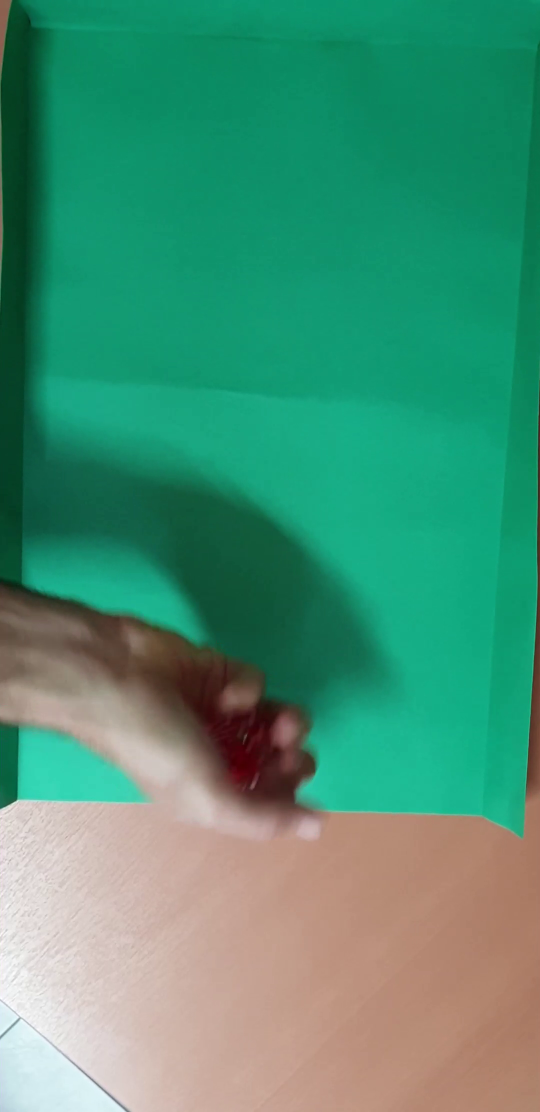
#> input picture frame 14 of tp3/videos/tirada_1.mp4, 1080 x 2224 px (shown at 1/2 size)
$ python conteo_dados_pasada_multiple.py
#> lines starting #> are read from the running program, lines starting #| are printed output that depends on the picture; after the words box and inside, x2 and y2 are one past the last pixel; in counts of white or black regions, pixels touching at a corner belong together
#> in procesar_video, frame is the input picture: shape (2224, 1080, 3); mean B, G, R 116.6, 145.4, 73.4
"""
TP3 - Cinco dados
Procesamiento de Imagenes I - TUIA / UNR

Versión con cambios mínimos:
  PASADA 1 - Detecta intervalo de reposo.
  PASADA 2 - Cuenta valores durante todo el reposo, pero NO dibuja.
  PASADA 3 - Dibuja solamente los valores finales consolidados por moda.

Objetivo:
  Evitar que aparezcan etiquetas incorrectas en frames intermedios.
"""

import cv2
import numpy as np
from collections import Counter


# ---------------------------------------------------------------------------
# CONFIGURACIÓN  velocidades
#  ---------------------------------------------------------------------------

FACTOR_LENTO = 2.5
# 1.0 = velocidad original
# 2.0 = video dura el doble
# 2.5 = más lento
# 3.0 = todavía más lento


# ---------------------------------------------------------------------------
# SEGMENTACION
# ---------------------------------------------------------------------------
def segmentar_cartulina(frame):
    """Otsu sobre el canal 'a' de LAB. Verde (a bajo) -> blanco. Devuelve mascara."""
    lab = cv2.cvtColor(frame, cv2.COLOR_BGR2LAB)
#> lab: shape (2224, 1080, 3); mean of channels 0, 1, 2 144.1, 104.6, 139.2
    a = cv2.split(lab)[1]
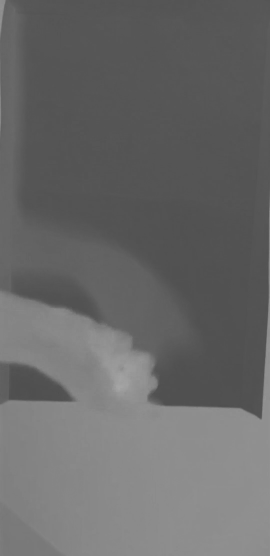
#> a: shape (2224, 1080) (shown at 1/4 size); min 78, max 166, mean 104.6
    _, mask_verde = cv2.threshold(a, 0, 255, cv2.THRESH_BINARY_INV + cv2.THRESH_OTSU)
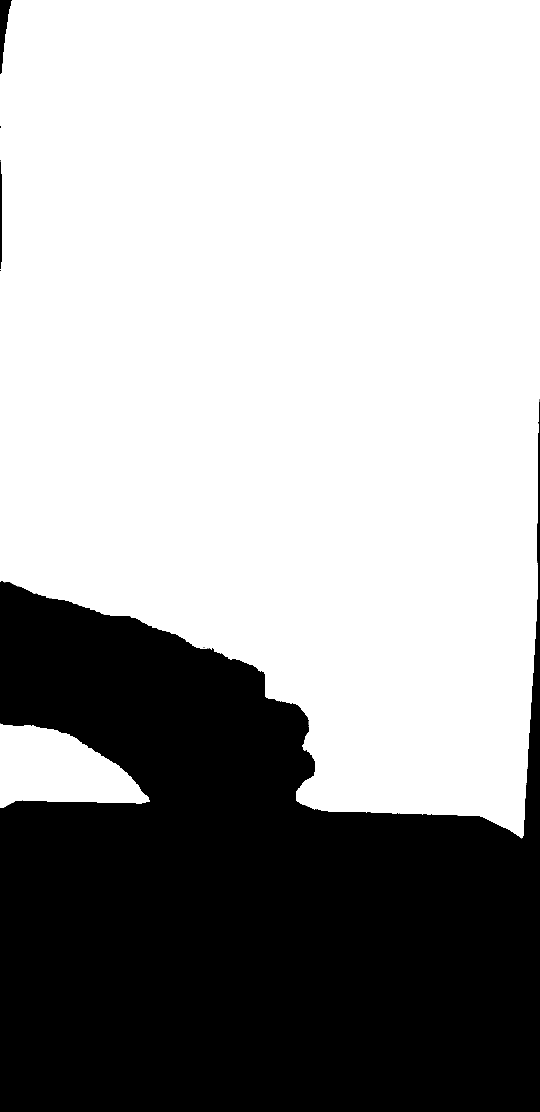
#> mask_verde: shape (2224, 1080) (shown at 1/2 size); 65% white; 12 black regions (9 under 20 px), largest, box (x1, y1, x2, y2) and area: (0, 798, 1080, 2224) 837670, (0, 0, 24, 148) 1682, (0, 320, 4, 538) 785
    return mask_verde


def obtener_roi(mask_verde):
    """ROI = componente blanca mas grande (la cartulina), excluyendo el fondo."""
    num, labels, stats, _ = cv2.connectedComponentsWithStats(mask_verde)
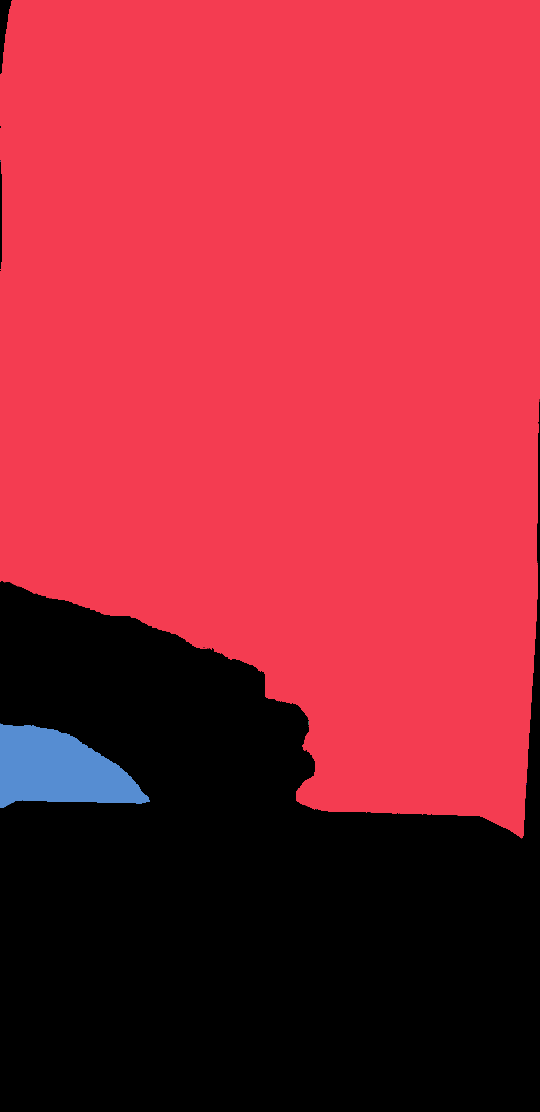
#> labels: shape (2224, 1080) int32 (shown at 1/2 size); 11 distinct labels, from 0 to 10; one colour per label, 0 black
#> num = 11; stats = [[0, 0, 1080, 2224, 840164], [0, 0, 1080, 1677, 1528012], [0, 321, 1, 3, 3], [1075, 1123, 1, 1, 1], [556, 1403, 1, 1, 1], [616, 1442, 1, 8, 8], [0, 1446, 300, 170, 33724], [1053, 1567, 1, 3, 3], [594, 1578, 1, 1, 1], [632, 1619, 2, 1, 2], [740, 1625, 1, 1, 1]]
    if num <= 1:
        return None
    label_cartulina = np.argmax(stats[1:, cv2.CC_STAT_AREA]) + 1
#> label_cartulina = 1
    roi = np.uint8(labels == label_cartulina) * 255
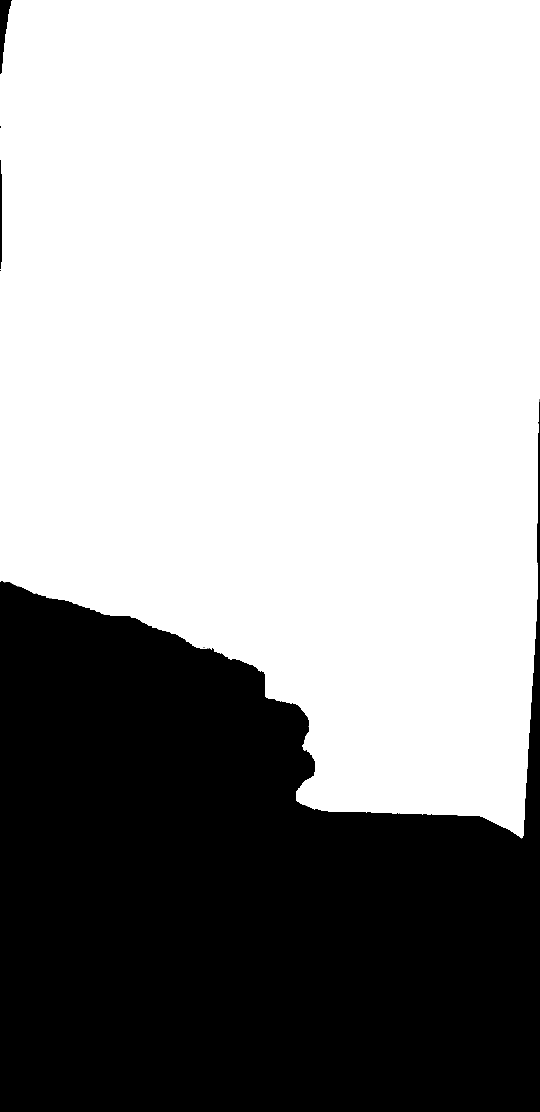
#> roi: shape (2224, 1080) (shown at 1/2 size); 63.6% white; 12 black regions (9 under 20 px)
    return roi


def detectar_dados(frame, roi):
    """
    Dados = huecos internos del ROI (contornos hijos).
    Se filtran por tamaño relativo a la mediana y por color (rojo en canal 'a').
    Devuelve la lista de contornos de dados.
    """
    contornos, jerarquia = cv2.findContours(roi, cv2.RETR_CCOMP, cv2.CHAIN_APPROX_SIMPLE)
#> contornos = 11 contours, 10 with area under 20; largest, box (x1, y1, x2, y2) and area: (0, 0, 1080, 1677) 1525270; jerarquia = [[-1, -1, 1, -1], [2, -1, -1, 0], [3, 1, -1, 0], [4, 2, -1, 0], [5, 3, -1, 0], [6, 4, -1, 0], [7, 5, -1, 0], [8, 6, -1, 0], [9, 7, -1, 0], [10, 8, -1, 0], [-1, 9, -1, 0]]
    if jerarquia is None:
        return []

    huecos = [
        c for c, h in zip(contornos, jerarquia[0])
        if h[3] != -1 and cv2.contourArea(c) > 500
    ]
#> huecos = []

    if not huecos:
        return []

    lados = np.array([
        (cv2.boundingRect(c)[2] + cv2.boundingRect(c)[3]) / 2
        for c in huecos
    ])

    mediana = np.median(lados)

    huecos = [
        c for c, l in zip(huecos, lados)
        if 0.6 * mediana <= l <= 1.4 * mediana
    ]

    if not huecos:
        return []

    a = cv2.split(cv2.cvtColor(frame, cv2.COLOR_BGR2LAB))[1]

    NEUTRO, MARGEN = 128, 10
    umbral_rojo = NEUTRO + MARGEN

    dados = []

    for c in huecos:
        mask = np.zeros(a.shape, np.uint8)
        cv2.drawContours(mask, [c], -1, 255, cv2.FILLED)

        if cv2.mean(a, mask=mask)[0] > umbral_rojo:
            dados.append(c)

    return dados


# ---------------------------------------------------------------------------
# CONTEO DE PUNTOS
# ---------------------------------------------------------------------------
# [50 lines left out: functions contar_puntos, moda_valores, not called in this run]


# ---------------------------------------------------------------------------
# SEÑAL DE MOVIMIENTO
# ---------------------------------------------------------------------------
def mascara_dados(frame):
    """Mascara binaria con los dados rellenos + cuantos hay. Para la señal de movimiento."""
    mask_verde = segmentar_cartulina(frame)
    roi = obtener_roi(mask_verde)

    salida = np.zeros(mask_verde.shape, np.uint8)

    if roi is None:
        return salida, 0

    dados = detectar_dados(frame, roi)
#> dados = []

    for c in dados:
        cv2.drawContours(salida, [c], -1, 255, cv2.FILLED)
#> this loop made 0 passes
#> salida: shape (2224, 1080); every value is 0

    return salida, len(dados)


# ---------------------------------------------------------------------------
# PIPELINE PRINCIPAL
# ---------------------------------------------------------------------------
def procesar_video(ruta_entrada, ruta_salida, n_dados=5, n_frames_reposo=2,
                   frac_umbral_mov=0.09):

    cap = cv2.VideoCapture(ruta_entrada)

    if not cap.isOpened():
        print(f"[ERROR] No se pudo abrir {ruta_entrada}")
        return

    width = int(cap.get(cv2.CAP_PROP_FRAME_WIDTH))
    height = int(cap.get(cv2.CAP_PROP_FRAME_HEIGHT))
    fps = int(cap.get(cv2.CAP_PROP_FPS))

    print(f"\n=== Procesando {ruta_entrada} ===")
    print(f"    {width}x{height} @ {fps}fps")

    # -----------------------------------------------------------------------
    # PASADA 1: detectar reposo
    # -----------------------------------------------------------------------
    movimiento = []
    cantidad = []
    mask_prev = None

    while cap.isOpened():
        ret, frame = cap.read()

        if not ret:
            break

        mask, n = mascara_dados(frame)
#> n = 0
        cantidad.append(n)

        if mask_prev is not None:
            movimiento.append(int(np.count_nonzero(cv2.absdiff(mask, mask_prev))))
        else:
            movimiento.append(0)

        mask_prev = mask

    cap.release()

    pico = max(movimiento) if movimiento else 1
    umbral_mov = pico * frac_umbral_mov

    print(f"    Pico de movimiento: {pico} | umbral quieto: {umbral_mov:.0f}")

    en_reposo = []
    quietos_seguidos = 0

    for i in range(len(movimiento)):
        quieto = (cantidad[i] == n_dados) and (movimiento[i] < umbral_mov)

        if quieto:
            quietos_seguidos += 1
        else:
            quietos_seguidos = 0

        en_reposo.append(quietos_seguidos >= n_frames_reposo)

    frames_reposo = [i for i, r in enumerate(en_reposo) if r]

    if frames_reposo:
        print(
            f"    Reposo: frames {frames_reposo[0]}-{frames_reposo[-1]} "
            f"({len(frames_reposo)} frames)"
        )
    else:
        print("    No se detecto reposo.")

    # -----------------------------------------------------------------------
    # PASADA 2: contar valores finales, sin dibujar
    # -----------------------------------------------------------------------
    valores_por_dado = [[] for _ in range(n_dados)]

    cap = cv2.VideoCapture(ruta_entrada)
    idx = 0

    while cap.isOpened():
        ret, frame = cap.read()

        if not ret:
            break

        if idx < len(en_reposo) and en_reposo[idx]:

            mask_verde = segmentar_cartulina(frame)
            roi = obtener_roi(mask_verde)
            dados = detectar_dados(frame, roi) if roi is not None else []

            if len(dados) == n_dados:

                dados = sorted(
                    dados,
                    key=lambda c: cv2.boundingRect(c)[0]
                )

                for i, c in enumerate(dados):
                    valor = contar_puntos(frame, c)
                    valores_por_dado[i].append(valor)

        idx += 1

    cap.release()

    valores_finales = [
        moda_valores(vs)
        for vs in valores_por_dado
    ]

    resultado = ", ".join(
        f"D{i + 1}-{v}"
        for i, v in enumerate(valores_finales)
    )

    print(f"    [VALORES FINALES] {resultado}")

    # -----------------------------------------------------------------------
    # PASADA 3: dibujar solamente valores finales
    # -----------------------------------------------------------------------
    fps_salida = max(1, int(fps / FACTOR_LENTO))

    out = cv2.VideoWriter(
        ruta_salida,
        cv2.VideoWriter_fourcc(*'mp4v'),
        fps_salida,
        (width, height)
    )

    cap = cv2.VideoCapture(ruta_entrada)
    idx = 0

    while cap.isOpened():
        ret, frame = cap.read()

        if not ret:
            break

        vis = frame.copy()

        if idx < len(en_reposo) and en_reposo[idx]:

            mask_verde = segmentar_cartulina(frame)
            roi = obtener_roi(mask_verde)
            dados = detectar_dados(frame, roi) if roi is not None else []

            if len(dados) == n_dados:

                dados = sorted(
                    dados,
                    key=lambda c: cv2.boundingRect(c)[0]
                )

                for i, c in enumerate(dados, start=1):
                    x, y, w, h = cv2.boundingRect(c)

                    valor = valores_finales[i - 1]

                    cv2.rectangle(
                        vis,
                        (x, y),
                        (x + w, y + h),
                        (0, 0, 255),
                        3
                    )

                    cv2.putText(
                        vis,
                        f"D{i}-{valor}",
                        (x, y - 10),
                        cv2.FONT_HERSHEY_SIMPLEX,
                        1.2,
                        (0, 255, 0),
                        4
                    )

        out.write(vis)
        idx += 1

    cap.release()
    out.release()

    print(f"    Guardado: {ruta_salida}")


# ---------------------------------------------------------------------------
# MAIN
# ---------------------------------------------------------------------------
if __name__ == "__main__":

    videos = [
        "tp3/videos/tirada_1.mp4",
        "tp3/videos/tirada_2.mp4",
        "tp3/videos/tirada_3.mp4",
        "tp3/videos/tirada_4.mp4"
    ]

    for v in videos:
        salida = v.replace(".mp4", "_out.mp4")
        procesar_video(v, salida)

$ run again, starting later in the video
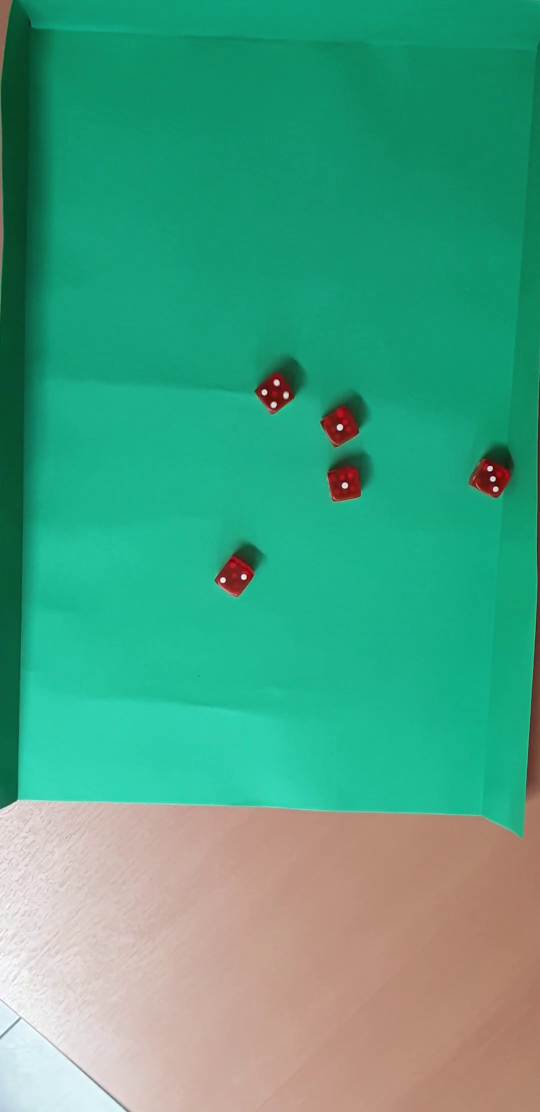
#> input picture frame 65 of tp3/videos/tirada_1.mp4, 1080 x 2224 px (shown at 1/2 size)
#> in procesar_video, frame is the input picture: shape (2224, 1080, 3); mean B, G, R 130.6, 161, 71.8
#> lab: shape (2224, 1080, 3); mean of channels 0, 1, 2 157.6, 100, 138.5
#> mask_verde: shape (2224, 1080); 71.3% white; 16 black regions (8 under 20 px), largest, box (x1, y1, x2, y2) and area: (0, 760, 1080, 2224) 663358, (938, 912, 1023, 996) 5118, (430, 1104, 508, 1194) 4594
#> in obtener_roi, `num, labels, stats, _ = cv2.connectedComponentsWithStats(mask_verde)`:
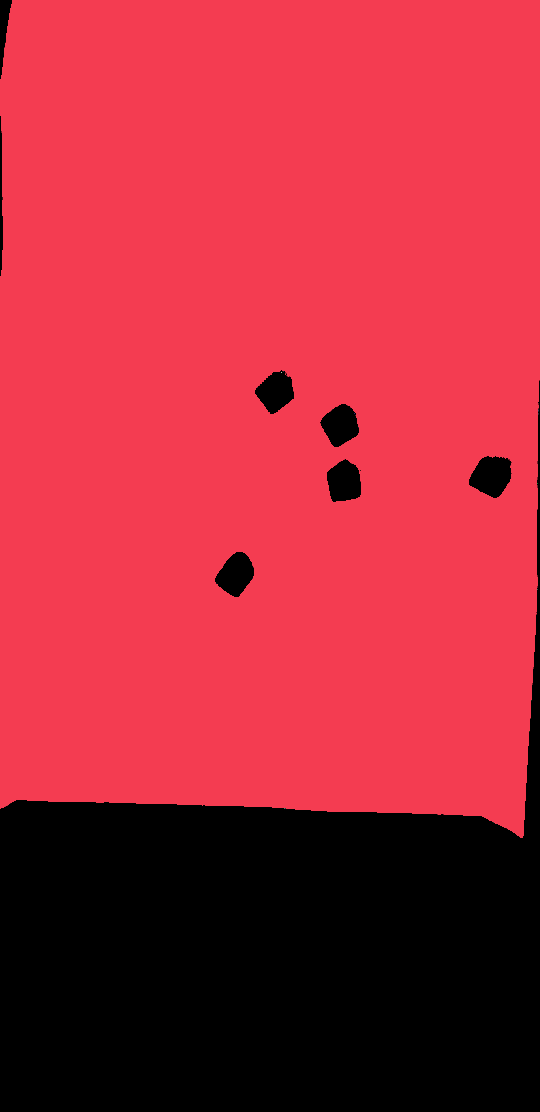
#> labels: shape (2224, 1080) int32 (shown at 1/2 size); 20 distinct labels, from 0 to 19; one colour per label, 0 black
#> num = 20; stats = 20 rows, first 6: [0, 0, 1080, 2224, 689698], [0, 0, 1080, 1676, 1712193], [567, 743, 1, 1, 1], [562, 744, 2, 2, 4], [515, 775, 1, 1, 1], [665, 819, 1, 1, 1]
#> label_cartulina = 1
#> roi: shape (2224, 1080); 71.3% white; 16 black regions (8 under 20 px)
#> contornos = 17 contours, 11 with area under 20; largest, box (x1, y1, x2, y2) and area: (0, 0, 1080, 1676) 1732538, (937, 911, 1024, 997) 5269, (429, 1103, 509, 1195) 4733, (653, 917, 723, 1005) 4650, (639, 807, 719, 895) 4627, (509, 739, 589, 829) 4527; jerarquia = 17 rows, first 6: [-1, -1, 1, -1], [2, -1, -1, 0], [3, 1, -1, 0], [4, 2, -1, 0], [5, 3, -1, 0], [6, 4, -1, 0]
#> huecos = 5 contours; box (x1, y1, x2, y2) and area: (937, 911, 1024, 997) 5269, (429, 1103, 509, 1195) 4733, (653, 917, 723, 1005) 4650, (639, 807, 719, 895) 4627, (509, 739, 589, 829) 4527
#> lados = [86, 79, 86.5, 84, 85]
#> mediana = 85
#> the loop in detectar_dados, `for c in huecos:` made 5 passes
#> after the loop in detectar_dados, `for c in huecos:`: dados has the same summary as huecos
#> in mascara_dados, `dados = detectar_dados(frame, roi)`: dados has the same summary as huecos in detectar_dados
#> the loop in mascara_dados, `for c in dados:` made 5 passes
#> after the loop in mascara_dados, `for c in dados:`:
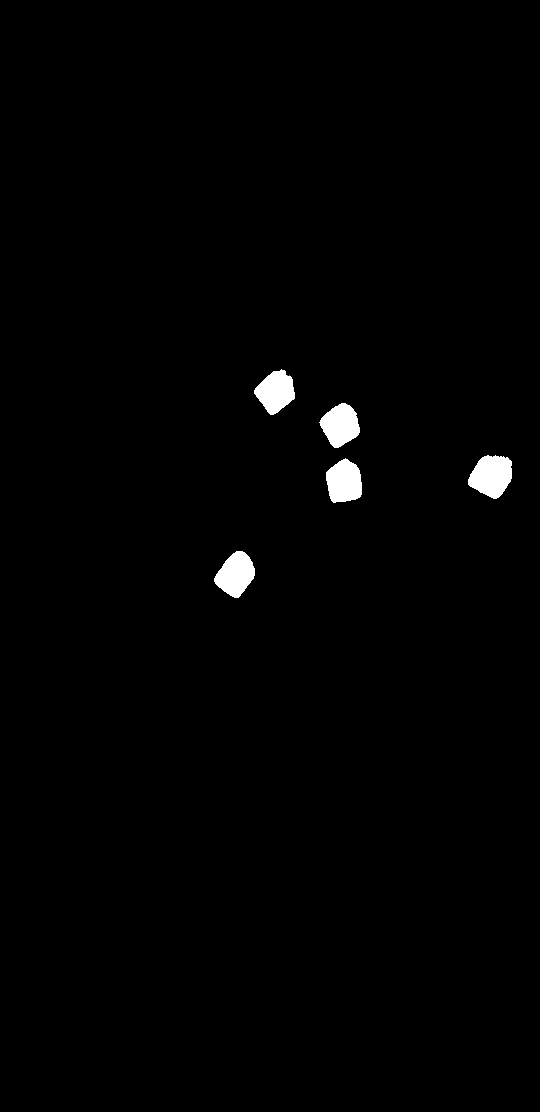
#> salida: shape (2224, 1080) (shown at 1/2 size); 1% white; 5 white regions, box (x1, y1, x2, y2) and area: (937, 911, 1024, 997) 5422, (429, 1103, 509, 1195) 4872, (653, 917, 723, 1005) 4786, (639, 807, 719, 895) 4765, (509, 739, 589, 829) 4670
#> n = 5
